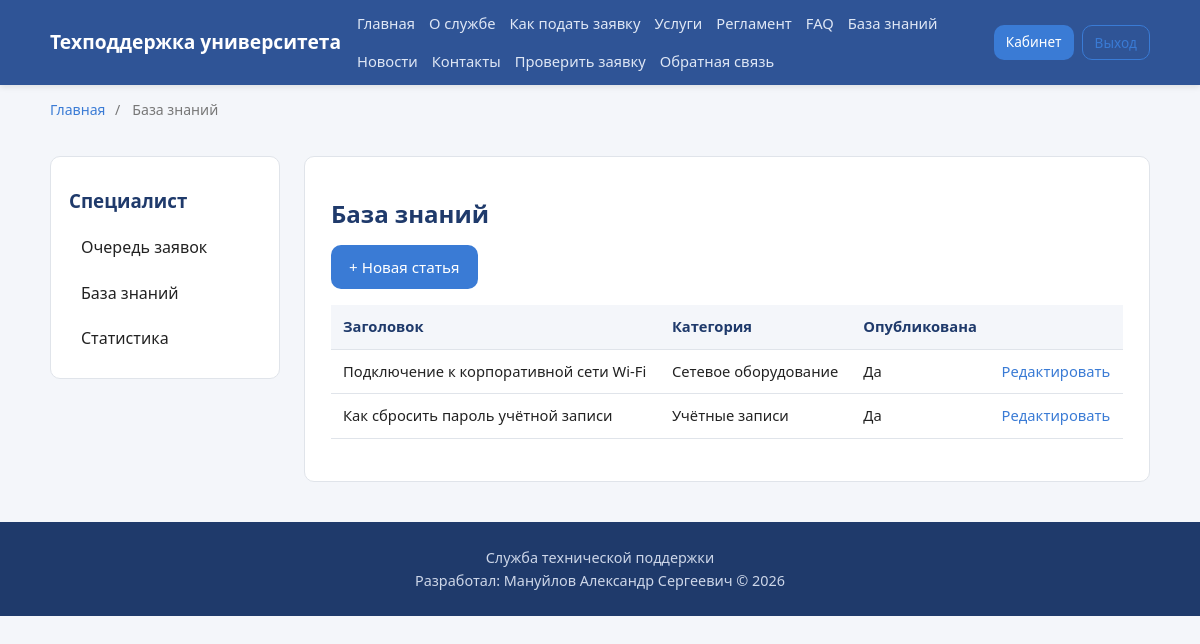
Screenshot of /specialist/knowledge (signed in) with the database file from the repository.
### app/models.py (models this page shows, shortened)
class KnowledgeArticle(db.Model):
    __tablename__ = "knowledge_articles"
    id = db.Column(db.Integer, primary_key=True)
    title = db.Column(db.String(200), nullable=False)
    content = db.Column(db.Text, nullable=False)
    is_published = db.Column(db.Boolean, default=True)
    created_at = db.Column(db.DateTime, default=datetime.utcnow)
    updated_at = db.Column(db.DateTime, default=datetime.utcnow, onupdate=datetime.utcnow)
    category_id = db.Column(db.Integer, db.ForeignKey("categories.id"))
    author_id = db.Column(db.Integer, db.ForeignKey("users.id"))
    category = db.relationship("Category", back_populates="articles")

class Category(db.Model):
    __tablename__ = "categories"
    id = db.Column(db.Integer, primary_key=True)
    name = db.Column(db.String(100), nullable=False)
    description = db.Column(db.String(255))
    tickets = db.relationship("Ticket", back_populates="category")
    articles = db.relationship("KnowledgeArticle", back_populates="category")

### app/specialist.py (the view)
@specialist_bp.route("/knowledge")
@login_required
@specialist_required
def knowledge_list():
    articles = KnowledgeArticle.query.order_by(KnowledgeArticle.updated_at.desc()).all()
    return render_template("specialist/knowledge_list.html", articles=articles)

### app/models.py (called while the page is built)
@login_manager.user_loader
def load_user(user_id):
    return db.session.get(User, int(user_id))

### app/templates/specialist/knowledge_list.html (shortened to what this page needs)
{% extends "base.html" %}
{% block crumbs %}<span>/</span><span>База знаний</span>{% endblock %}
{% block content %}
<div class="layout">
    {% include "specialist/_sidebar.html" %}
    <section class="content">
        <h1>База знаний</h1>
        <a href="{{ url_for('specialist.knowledge_edit') }}" class="btn">+ Новая статья</a>
        <table class="data-table">
            <thead><tr><th>Заголовок</th><th>Категория</th><th>Опубликована</th><th></th></tr></thead>
            <tbody>
            {% for a in articles %}
                <tr><td>{{ a.title }}</td><td>{{ a.category.name if a.category else '—' }}</td>
                <td>{{ 'Да' if a.is_published else 'Нет' }}</td>
                <td><a href="{{ url_for('specialist.knowledge_edit', article_id=a.id) }}">Редактировать</a></td></tr>
            {% else %}<tr><td colspan="4">Статей нет.</td></tr>{% endfor %}
            </tbody>
        </table>
    </section>
</div>
{% endblock %}

### app/static/css/style.css (style rules this page uses)
:root { --primary:#2f5496; --primary-dark:#1f3a6b; --accent:#3a7bd5; --bg:#f4f6fa; --surface:#ffffff; --text:#222; --muted:#777; --border:#e0e4ea; --success:#1f8a4c; --error:#c0392b; --radius:10px; }
* { box-sizing:border-box;margin:0;padding:0 }
body { font-family:'Segoe UI',Tahoma,sans-serif;background:var(--bg);color:var(--text);line-height:1.6 }
a { color:var(--accent);text-decoration:none }
h1 { margin:.5em 0;color:var(--primary-dark) }
.btn { display:inline-block;background:var(--accent);color:#fff;padding:10px 18px;border:none;border-radius:var(--radius);cursor:pointer;font-size:.95rem;transition:background .2s }
.breadcrumbs span { margin:0 6px }
.layout { display:grid;grid-template-columns:230px 1fr;gap:24px;margin:20px 0 }
.content { background:var(--surface);border:1px solid var(--border);border-radius:var(--radius);padding:26px;min-width:0 }
.data-table { width:100%;border-collapse:collapse;margin:16px 0;font-size:.92rem }
.data-table th,.data-table td { padding:10px 12px;border-bottom:1px solid var(--border);text-align:left }
.data-table th { background:var(--bg);color:var(--primary-dark) }

### rows the page displays
KnowledgeArticle: title "Подключение к корпоративной сети Wi-Fi", category "Сетевое оборудование", is_published "Да"
KnowledgeArticle: title "Как сбросить пароль учётной записи", category "Учётные записи", is_published "Да"
